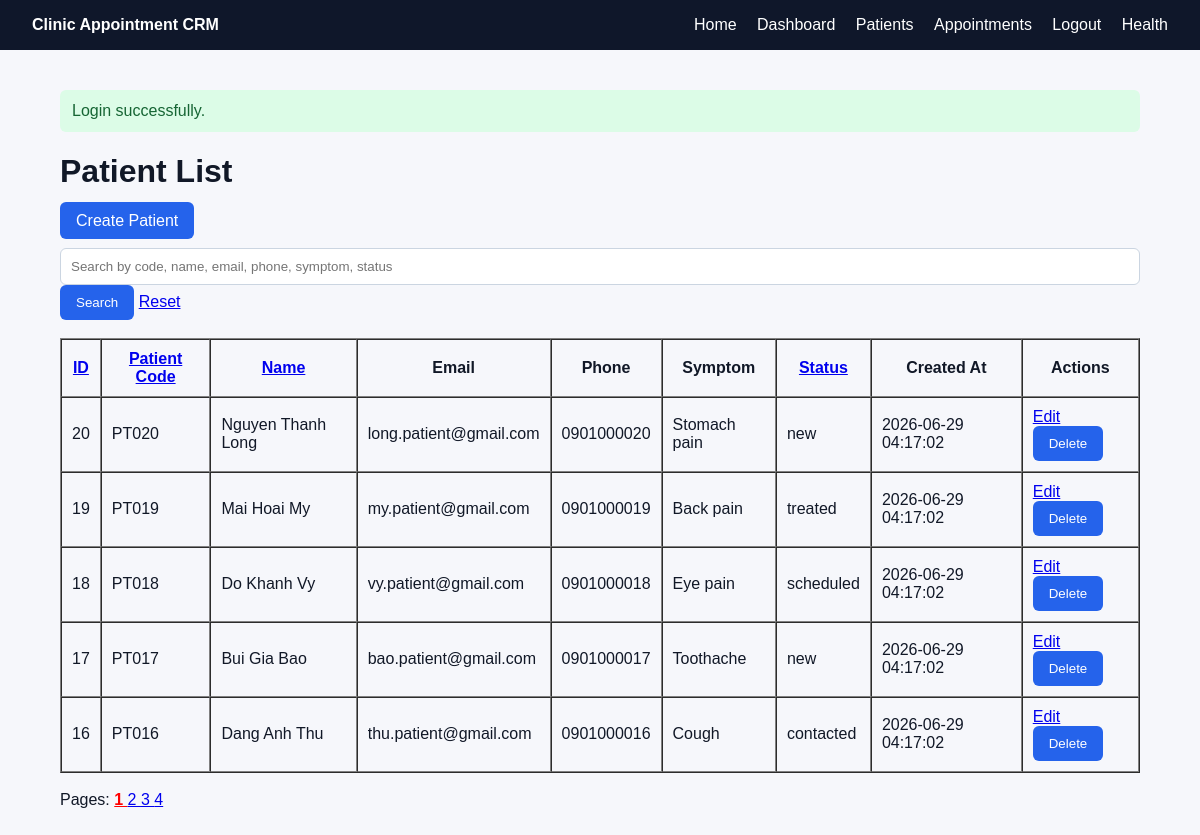
The app's page /patients (signed in) with its own data.
### tables this page shows
CREATE TABLE patients (
    id INT AUTO_INCREMENT PRIMARY KEY,
    patient_code VARCHAR(30) NOT NULL UNIQUE,
    full_name VARCHAR(100) NOT NULL,
    email VARCHAR(150) NOT NULL UNIQUE,
    phone VARCHAR(30) NOT NULL,
    symptom VARCHAR(150) NOT NULL,
    status ENUM('new', 'contacted', 'scheduled', 'cancelled', 'treated')
        NOT NULL DEFAULT 'new',
    created_at TIMESTAMP DEFAULT CURRENT_TIMESTAMP,
    updated_at TIMESTAMP NULL DEFAULT NULL ON UPDATE CURRENT_TIMESTAMP
);

### app/Core/helpers.php (called while the page is built, shortened)
<?php
function e(?string $value): string
{
    return htmlspecialchars($value ?? '', ENT_QUOTES, 'UTF-8');
}
function render(string $view, array $data = [], string $layout = 'layouts/main'): void
{
    extract($data);
    require __DIR__ . '/../Views/' . $view . '.php';
    $content = ob_get_clean();
    require __DIR__ . '/../Views/' . $layout . '.php';
}
function partial(string $view, array $data = []): void
{
    extract($data);
    require __DIR__ . '/../Views/partials/' . $view . '.php';
}
function get_flash(string $key): ?string
{
    $message = $_SESSION['_flash'][$key] ?? null;
    return $message;
}

### app/Controllers/PatientController.php (called while the page is built, shortened)
<?php
class PatientController
{
    private PatientService $service;
    public function __construct()
    {
        $this->service = new PatientService();
    }
    public function index(): void
    {
        $keyword = trim($_GET['keyword'] ?? '');
        $page = (int) ($_GET['page'] ?? 1);
        $limit = 5;
        $result = $this->service->list($keyword, $page, $limit);
        render('patients/index', [
            'title' => 'Patients',
            'patients' => $result['patients'],
            'keyword' => $keyword,
            'page' => $result['page'],
            'totalPages' => $result['totalPages'],
        ]);
    }
}

### public/index.php (called while the page is built, shortened)
<?php
$router = new Router();
$router->get('/', [HomeController::class, 'index']);
$router->get('/login', [AuthController::class, 'login']);
$router->post('/login', [AuthController::class, 'handleLogin']);
$router->post('/logout', [AuthController::class, 'logout']);
$router->get('/dashboard', [DashboardController::class, 'index']);
$router->get('/health', [HealthController::class, 'index']);
$router->get('/orders', [OrderController::class, 'index']);
$router->get('/orders/create', [OrderController::class, 'create']);
$router->post('/orders', [OrderController::class, 'store']);
$router->get('/orders/edit', [OrderController::class, 'edit']);
$router->post('/orders/update', [OrderController::class, 'update']);
$router->post('/orders/delete', [OrderController::class, 'delete']);
$router->get('/patients', [PatientController::class, 'index']);
$router->get('/patients/create', [PatientController::class, 'create']);
$router->post('/patients', [PatientController::class, 'store']);
$router->get('/patients/edit', [PatientController::class, 'edit']);
$router->post('/patients/update', [PatientController::class, 'update']);
$router->post('/patients/delete', [PatientController::class, 'delete']);
$router->dispatch($_SERVER['REQUEST_METHOD'], $_SERVER['REQUEST_URI']);

### app/Services/PatientService.php (called while the page is built, shortened)
<?php
class PatientService
{
    private PatientRepository $repository;
    public function __construct()
    {
        $this->repository = new PatientRepository();
    }
    public function list(string $keyword, int $page, int $limit): array
    {
        $page = max(1, $page);
        $offset = ($page - 1) * $limit;
        $patients = $this->repository->paginate($keyword, $limit, $offset);
        $total = $this->repository->count($keyword);
        $totalPages = max(1, (int) ceil($total / $limit));
        return [
            'patients' => $patients,
            'page' => $page,
            'totalPages' => $totalPages,
        ];
    }
}

### config/database.php (called while the page is built)
<?php
return [
    'host' => '127.0.0.1',
    'database' => 'clinic_appointment_crm',
    'username' => 'root',
    'password' => '',
    'charset' => 'utf8mb4',
];

### app/Core/Database.php (called while the page is built, shortened)
<?php
class Database
{
    private static ?PDO $instance = null;
    public static function getConnection(): PDO
    {
        if (self::$instance === null) {
            $config = require __DIR__ . '/../../config/database.php';
            $dsn = sprintf(
                'mysql:host=%s;dbname=%s;charset=%s',
                $config['host'],
                $config['database'],
                $config['charset']
            );
            try {
                self::$instance = new PDO(
                    $dsn,
                    $config['username'],
                    $config['password'],
                    [
                        PDO::ATTR_ERRMODE => PDO::ERRMODE_EXCEPTION,
                        PDO::ATTR_DEFAULT_FETCH_MODE => PDO::FETCH_ASSOC,
                        PDO::ATTR_EMULATE_PREPARES => false,
                    ]
                );
            } catch (PDOException $e) {
                http_response_code(500);
                echo 'Database connection error';
                exit;
            }
        }
        return self::$instance;
    }
}

### app/Repositories/PatientRepository.php (called while the page is built, shortened)
<?php
class PatientRepository
{
    private PDO $pdo;
    public function __construct()
    {
        $this->pdo = Database::getConnection();
    }
    public function paginate(string $keyword, int $limit, int $offset): array
    {
        $sql = "
            SELECT *
            FROM patients
        ";
        $allowedSorts = [
            'id' => 'id',
            'patient_code' => 'patient_code',
            'full_name' => 'full_name',
            'phone' => 'phone',
            'gender' => 'gender',
            'created_at' => 'created_at',
        ];
        $sort = $_GET['sort'] ?? 'id';
        $direction = strtoupper($_GET['direction'] ?? 'DESC');
        $sortColumn = $allowedSorts[$sort] ?? 'id';
        $sql .= "
            ORDER BY $sortColumn $direction
            LIMIT :limit OFFSET :offset
        ";
        $stmt = $this->pdo->prepare($sql);
        $stmt->bindValue(':limit', $limit, PDO::PARAM_INT);
        $stmt->bindValue(':offset', $offset, PDO::PARAM_INT);
        $stmt->execute();
        return $stmt->fetchAll();
    }
    public function count(string $keyword = ''): int
    {
        $sql = "
            SELECT COUNT(*)
            FROM patients
        ";
        $stmt = $this->pdo->prepare($sql);
        $stmt->execute();
        return (int) $stmt->fetchColumn();
    }
}

### app/Views/patients/index.php (the view, shortened to what this page needs)
<h1>Patient List</h1>
<a class="btn" href="/patients/create">Create Patient</a>
<br><br>
<form method="get" action="/patients" class="search-form">
    <input
        type="text"
        name="keyword"
        value="<?= e($keyword ?? '') ?>"
        placeholder="Search by code, name, email, phone, symptom, status"
    >
    <button type="submit">Search</button>
    <a href="/patients">Reset</a>
</form>
<br>
<table border="1" cellpadding="10" cellspacing="0" width="100%">
    <thead>
    <tr>
        <th><a href="/patients?keyword=<?= e($keyword ?? '') ?>&sort=id&direction=DESC">ID</a></th>
        <th><a href="/patients?keyword=<?= e($keyword ?? '') ?>&sort=patient_code&direction=ASC">Patient Code</a></th>
        <th><a href="/patients?keyword=<?= e($keyword ?? '') ?>&sort=full_name&direction=ASC">Name</a></th>
        <th>Email</th>
        <th>Phone</th>
        <th>Symptom</th>
        <th><a href="/patients?keyword=<?= e($keyword ?? '') ?>&sort=status&direction=ASC">Status</a></th>
        <th>Created At</th>
        <th>Actions</th>
    </tr>
    </thead>
    <tbody>
    <?php foreach ($patients as $patient): ?>
        <tr>
        <td><?= e((string) $patient['id']) ?></td>
        <td><?= e($patient['patient_code']) ?></td>
        <td><?= e($patient['full_name']) ?></td>
        <td><?= e($patient['email']) ?></td>
        <td><?= e($patient['phone']) ?></td>
        <td><?= e($patient['symptom']) ?></td>
        <td><?= e($patient['status']) ?></td>
        <td><?= e($patient['created_at']) ?></td>
        <td>
                <a href="/patients/edit?id=<?= e((string) $patient['id']) ?>">Edit</a>
                <form
                    method="post"
                    action="/patients/delete"
                    style="display:inline;"
                    onsubmit="return confirm('Delete this patient?');"
                >
                    <button type="submit">Delete</button>
                </form>
            </td>
        </tr>
    <?php endforeach; ?>
    </tbody>
</table>
<br>
<?php if (($totalPages ?? 1) > 1): ?>
    <div>
        Pages:
        <?php for ($i = 1; $i <= $totalPages; $i++): ?>
            <a
                href="/patients?keyword=<?= e($keyword ?? '') ?>&page=<?= $i ?>"
                style="<?= ($i === ($page ?? 1)) ? 'font-weight:bold; color:red;' : '' ?>"
            >
                <?= $i ?>
            </a>
        <?php endfor; ?>
    </div>
<?php endif; ?>

### app/Core/Router.php (shortened to what this page needs)
<?php
class Router
{
    private array $routes = [];
    public function get(string $path, array $handler): void
    {
        $this->routes['GET'][$path] = $handler;
    }
    public function post(string $path, array $handler): void
    {
        $this->routes['POST'][$path] = $handler;
    }
    public function dispatch(string $method, string $uri): void
    {
        $path = parse_url($uri, PHP_URL_PATH) ?: '/';
        if (isset($this->routes[$method][$path])) {
            [$controller, $action] = $this->routes[$method][$path];
            (new $controller())->$action();
            return;
        }
    }
}

### app/Views/layouts/main.php (shortened to what this page needs)
<!doctype html>
<html lang="vi">
<head>
    <link rel="stylesheet" href="/assets/style.css">
</head>
<body>
<?php partial('nav'); ?>
<main class="container">
    <?php partial('flash'); ?>
    <?= $content ?>
</main>
</body>
</html>

### app/Views/partials/nav.php (shortened to what this page needs)
<header class="topbar">
    <strong>Clinic Appointment CRM</strong>
    <nav>
        <a href="/">Home</a>
        <?php if (!empty($_SESSION['user_id'])): ?>
            <a href="/dashboard">Dashboard</a>
            <a href="/patients">Patients</a>
            <a href="/appointments">Appointments</a>
            <form method="post" action="/logout" style="display:inline;">
                <button type="submit" class="link-button">Logout</button>
            </form>
        <?php else: ?>
            <a href="/login">Login</a>
        <?php endif; ?>
        <a href="/health">Health</a>
    </nav>
</header>

### app/Views/partials/flash.php (shortened to what this page needs)
<?php if ($message = get_flash('success')): ?>
    <div class="alert success"><?= e($message) ?></div>
<?php endif; ?>

### public/assets/style.css (style rules this page uses)
* { box-sizing: border-box; }
body { margin: 0; font-family: Arial, sans-serif; background: #f6f7fb; color: #111827; }
.topbar { background: #0f172a; color: white; padding: 16px 32px; display: flex; justify-content: space-between; }
.topbar a { color: white; text-decoration: none; margin-left: 16px; }
.container { width: 1100px; max-width: 90%; margin: 40px auto; }
input, select, textarea { width: 100%; padding: 10px; border: 1px solid #cbd5e1; border-radius: 6px; }
button, .btn { background: #2563eb; color: white; padding: 10px 16px; border: 0; border-radius: 6px; text-decoration: none; cursor: pointer; }
.alert { padding: 12px; border-radius: 6px; margin-bottom: 16px; }
.success { background: #dcfce7; color: #166534; }
.link-button { background: transparent; color: white; padding: 0; margin-left: 16px; border: 0; cursor: pointer; font: inherit; }

### records on screen
patients: id "20", patient_code "PT020", full_name "Nguyen Thanh Long", email "long.patient@gmail.com", phone "0901000020", symptom "Stomach pain", status "new", created_at "2026-06-29 04:17:02"
patients: id "19", patient_code "PT019", full_name "Mai Hoai My", email "my.patient@gmail.com", phone "0901000019", symptom "Back pain", status "treated", created_at "2026-06-29 04:17:02"
patients: id "18", patient_code "PT018", full_name "Do Khanh Vy", email "vy.patient@gmail.com", phone "0901000018", symptom "Eye pain", status "scheduled", created_at "2026-06-29 04:17:02"
patients: id "17", patient_code "PT017", full_name "Bui Gia Bao", email "bao.patient@gmail.com", phone "0901000017", symptom "Toothache", status "new", created_at "2026-06-29 04:17:02"
patients: id "16", patient_code "PT016", full_name "Dang Anh Thu", email "thu.patient@gmail.com", phone "0901000016", symptom "Cough", status "contacted", created_at "2026-06-29 04:17:02"

### other values on screen
$message "Login successfully."
